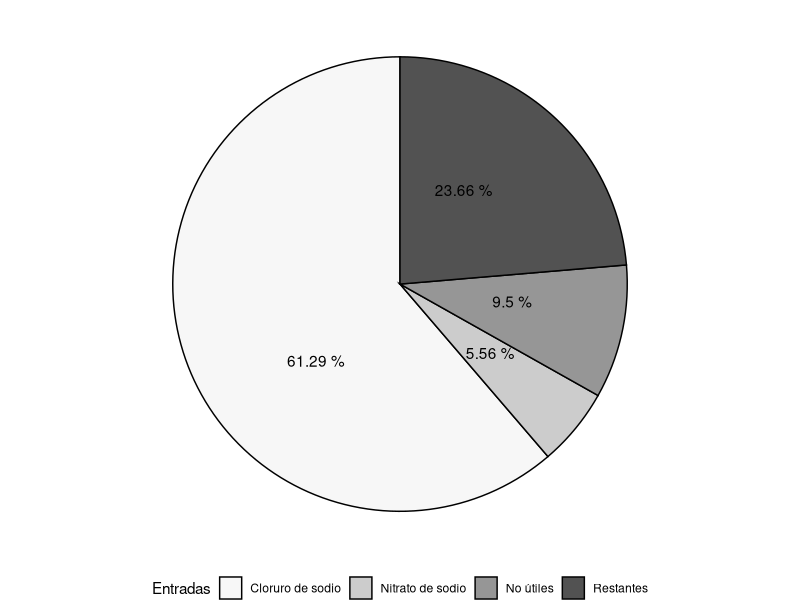

This figure's R source:
## ---- chunk 1
#| include: false
#| echo: false
#| warning: false
# Carga librerías necesarias
install.packages("readr")
install.packages("stringr")
install.packages("dplyr")
install.packages("ggplot2")
install.packages("RColorBrewer")
install.packages("kableExtra")
library("readr")
library("stringr")
library("dplyr")
library("ggplot2")
library("RColorBrewer")
library("kableExtra")
## ---- chunk 2
#| echo: true
#| warning: false
# Lee el archivo `.csv`
df <- read_csv("rcsb_pdb_custom_report_20231120172315.csv")

# Convierte todo a minúsculas
df$crystal_growth_procedure <- tolower(df$crystal_growth_procedure)

# Elimina entradas inútiles
df2 <- df %>% 
  filter(!is.na(crystal_growth_procedure)) %>%
  filter(!str_detect(crystal_growth_procedure, "^ph"))

# Reemplaza 'nacl' por 'sodium chloride' 
df2$crystal_growth_procedure <- str_replace_all(df2$crystal_growth_procedure, "nacl", "sodium chloride")

# Reemplaza 'nano3' por 'sodium nitrate' 
df2$crystal_growth_procedure <- str_replace_all(df2$crystal_growth_procedure, "nacl", "sodium chloride")
## ---- chunk 3
#| echo: true
#| warning: false
# Define las entradas totales
entradas_tot <- nrow(df)

# Obtiene el número de entradas restantes
entradas_res <- nrow(df2)

# Obtiene el número de entradas que contienen 'sodium chloride'
entradas_nacl <- sum(str_detect(df2$crystal_growth_procedure, 'sodium chloride'))

# Obtiene el número de entradas que contienen 'sodium nitrate'
entradas_nano3 <- sum(str_detect(df2$crystal_growth_procedure, 'sodium nitrate'))

# Obtiene porcentajes
porc_nacl <- round(entradas_nacl/entradas_tot*100, digits = 2)
porc_nano3 <- round(entradas_nano3/entradas_tot*100, digits = 2)
porc_nada <- round((entradas_tot-entradas_res)/entradas_tot*100, digits = 2)
porc_otros <- round((entradas_res-(entradas_nacl+entradas_nano3))/entradas_tot*100, digits = 2)
## ---- chunk 4
# Crea el data frame
porcentajes <- tibble(Entradas = c("Cloruro de sodio", "Nitrato de sodio", "No útiles", "Restantes" ), porcentaje = c(porc_nacl, porc_nano3, porc_nada, porc_otros))

# Crea la gráfica
ggplot(porcentajes, aes(x = "", y = porcentaje, fill = Entradas)) +
  geom_col(color = "black") +
  geom_text(aes(label = paste0(porcentaje, " %")),
            color="black",
            position = position_stack(vjust = 0.4)) +
  coord_polar(theta = "y") +
  theme_void() +
  guides(fill = guide_legend(title = "Entradas")) + 
  scale_fill_brewer(palette = "Greys") +
  theme(legend.position = "bottom")  
